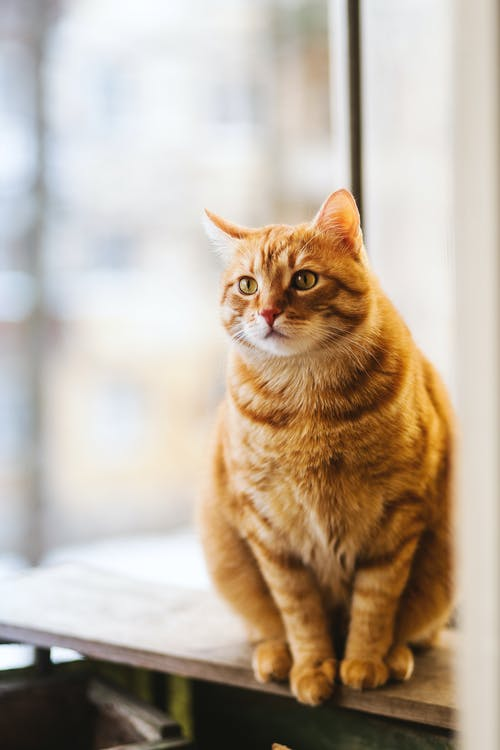
#> input picture cannyEdgeDetector/cat.jpeg, 500 x 750 px
$ jupyter execute cannyEdgeDetector.ipynb   (shell and % lines are left out)
#> lines starting #> are read from the running program, lines starting #| are printed output that depends on the picture
## Homework 2: Canny edge detector

The goal of the assignment is to implement a Canny edge detector. You should return the completed notebook, including answers and illustrations.

If you are using [anaconda](https://www.anaconda.com/distribution/) you will have necessary libraries, if not, you may need to install them.

[cell 1]
# Code by: Stephen Spivack
# Date: 03-09-22
# Email: ss7726@nyu.edu

import numpy as np
import matplotlib.pyplot as plt
import scipy.ndimage as ndimage #image processing library

# by default, the grayscale images are displayed with the jet colormap: use grayscale instead
plt.rcParams['image.cmap'] = 'gray'

def rgb2gray(rgb):
    r, g, b = rgb[:,:,0], rgb[:,:,1], rgb[:,:,2]
    gray = 0.2989 * r + 0.5870 * g + 0.1140 * b
    return gray

name = 'cat.jpeg'
img = plt.imread(name)
#> img is the input picture: shape (750, 500, 3); mean R, G, B 188.3, 174, 157.9
img = rgb2gray(img)
print('Image size:',np.shape(img))
#| Image size: (750, 500)
plt.figure(figsize=(8,8)) # this allows you to control the size of the displayed image
plt.imshow(img)
plt.title('Grayscaled image')
plt.show()

## Step 1:
a- Compute a binary image corresponding to thresholding the norm of the gradient. You may use the function `ndimage.gaussian_filter` to compute the derivative of gaussian filter (see [docs](https://docs.scipy.org/doc/scipy/reference/generated/scipy.ndimage.gaussian_filter.html)). Discuss the parameters (there are two) and their influence on the results.

[cell 2]
def compute_gradient(img,sigma,threshold=0):
    '''
    Inputs: input image, sigma and threshold parameter
    Outputs: g_norm - thresholded norm of the gradient, g_theta - gradient orientation
    '''
#> called with sigma = 1, threshold = 10
    # Compute gradient of Gaussian kernel and convolve in both directions of image:
    Ix = ndimage.gaussian_filter(img,sigma,order=(0,1))
    Iy = ndimage.gaussian_filter(img,sigma,order=(1,0))

    # Compute gradient norm:
    g_norm = np.sqrt(Ix**2 + Iy**2)

    # Note: thresholding norm of gradient only executed for non-zero threshold values!
    if threshold != 0:
        temp_ii, temp_jj = np.where(g_norm < threshold)
        g_norm[temp_ii, temp_jj] = 0

    # Compute orientation of gradient:
    g_theta = np.arctan2(Iy,Ix)

    # Return thresholded gradient norm and angle of orientation:
    return g_norm, g_theta

After defining `compute_gradient` we ran it on our input image (cat.jpeg, grayscaled) using a non-zero, positive threshold parameter and plotted the corresponding binary image. All pixel gradient magnitudes greater than or equal to the threshold parameter are passed; everything else is set to 0.

[cell 3]
# Select parameter values and run function:
sigma, threshold = 1, 10
g_norm,g_theta = compute_gradient(img, sigma, threshold)
print('Image size:',np.shape(g_norm))
#| Image size: (750, 500)
print('Sigma:',sigma)
print('Threshold:',threshold)

# Plot image:
plt.figure(figsize=(8,8))
plt.imshow(g_norm)
plt.title('Thresholded gradient magnitude')
plt.show()

In order to compute the remaining steps in the Canny algorithm (non-maximum suppression, double thresholding and hysteresis) we recomputed the output of `compute_gradient` without using the threshold parameter and plotted the corresponding image.

[cell 4]
# Select parameter values and run function:
sigma, threshold = 1, 0
g_norm,g_theta = compute_gradient(img, sigma, threshold)
print('Image size:',np.shape(g_norm))
#| Image size: (750, 500)
print('Sigma:',sigma)
print('Threshold:',threshold)

# Plot image:
plt.figure(figsize=(8,8))
plt.imshow(g_norm)
plt.title('Non-thresholded gradient magnitude')
plt.show()

To explore the effects of varying the sigma parameter, we plotted the image corresponding to sigma values [0.5,1,2,4]. From the plot we observe that sigma is largely responsible for selecting the resolution, or scale, of the image used to detect edges. Specifically, larger sigma values - which widen the size of Gaussian kernel - result in detecting more large-scale, high-level image features; smaller sigma values extract more fine-detailed, low-level image features. As such, the choice for the value of sigma presents a trade-off between localization and smoothing, or put another way, between local versus global image features.

[cell 5]
sigma = np.array([0.5,1,2,4])
threshold = 0
f, axarr = plt.subplots(1,len(sigma),figsize=(15,15))
for ii in range(len(sigma)):
    g_norm,g_theta = compute_gradient(img,sigma[ii],threshold)
    axarr[ii].imshow(g_norm)
print('Sigma values:',sigma)

The threshold parameter has a similar effect as sigma in that it selects the spatial resolution, or scale, of the image. Like above, we computed images corresponding to different threshold values [2,5,10,15]. For each image we clamped the value for sigma at 1. From the plot we observe that larger threshold values result in more salient image features corresponding to larger gradient magnitudes; smaller threshold values result in more fine-detailed edges found at smaller spatial resolutions.

[cell 6]
sigma = 1
threshold = np.array([2,5,10,15])
f, axarr = plt.subplots(1,len(threshold),figsize=(15,15))
for ii in range(len(threshold)):
    g_norm,g_theta = compute_gradient(img,sigma,threshold[ii])
    axarr[ii].imshow(g_norm)
print('Threshold values:',threshold)

## Step 2:
b- Write a function `nms(g_norm,g_theta)` which takes as input the gradient norm and direction and outputs a binary images with value 1 only for pixels that correspond to a maximum in the direction of the gradient.

[cell 7]
def non_max_suppression(g_norm, g_theta):
    '''
    Inputs: g_norm - thresholded norm of the gradient, g_theta - gradient orientation
    Outputs: Z - image processed with non-max supression
    '''
    # Convert to degrees:
    g_theta = g_theta * 180 / np.pi
    g_theta[g_theta < 0] += 180

    # Compute image dimensions:
    height, width = np.shape(g_norm)[0], np.shape(g_norm)[1]

    # Init Z as matrix of [height x width] zeros:
    Z = np.zeros((height,width))

    # Perform NMS algorithm:
    for ii in range(1,height-1):
        for jj in range(1, width-1):
            if (0 <= g_theta[ii,jj] < 22.5) or (157.5 <= g_theta[ii,jj] <= 180):
                temp = max(g_norm[ii,jj-1], g_norm[ii,jj+1])
            elif (22.5 <= g_theta[ii,jj] < 67.5):
                temp = max(g_norm[ii-1,jj-1], g_norm[ii+1,jj+1])
            elif (67.5 <= g_theta[ii,jj] < 112.5):
                temp = max(g_norm[ii-1,jj], g_norm[ii+1,jj])
            else:
                temp = max(g_norm[ii+1,jj-1], g_norm[ii-1,jj+1])
            if g_norm[ii,jj] >= temp:
                Z[ii,jj] = g_norm[ii,jj]
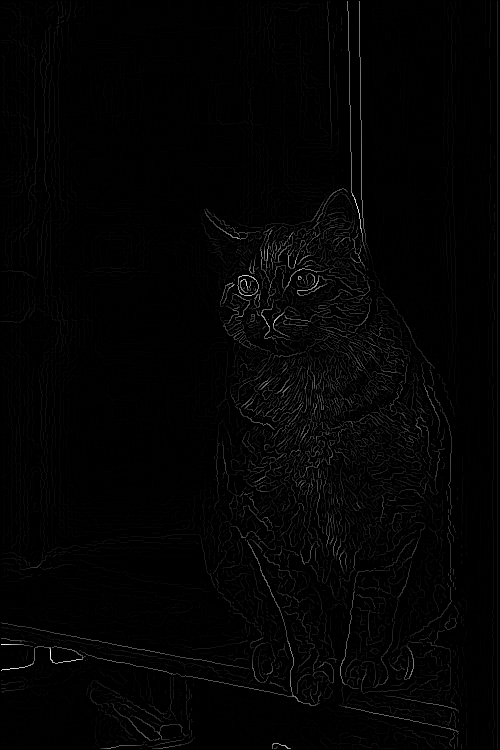
#> Z: shape (750, 500) float64; min 0, max 65.41, mean 0.9; drawn with min black and max white

    # Return output image Z:
    return Z

[cell 8]
# Recompute the gradient magnitudes without thresholding:
sigma, threshold = 1, 0
g_norm,g_theta = compute_gradient(img, sigma, threshold)

# Run NMS function:
Z = non_max_suppression(g_norm, g_theta)
print('Image size:',np.shape(Z))
#| Image size: (750, 500)

# Plot image:
plt.figure(figsize=(8,8))
plt.imshow(Z)
plt.title('Non-Max Suppression')
plt.show()

## Step 3:
c- Combine 'a' and 'b' to extract edges with a gradient norm larger than a given threshold.

[cell 9]
def threshold(img,highThreshold,lowThreshold):
    '''
    Inputs: img - image processed with non-max supression,
            highThreshold,lowThreshold - high and low threshold ratios
    Outputs: res - output image,
             weak, strong - pixel values assigned to weak and strong images
    '''
#> called with highThreshold = 10, lowThreshold = 5
    # Compute image dimensions:
    height, width = np.shape(img)[0], np.shape(img)[1]

    # Init res as matrix of [height x width] zeros:
    res = np.zeros((height,width))

    # Compute indices for strong, zero and weak edges:
    strongEdge_ii, strongEdge_jj = np.where(img >= highThreshold)
#> strongEdge_ii = 9353 values from 1 to 748; strongEdge_jj = 9353 values, max 458 at index 9133, min 1 at index 7428, mean 300.6
    zeros_ii, zeros_jj = np.where(img < lowThreshold)
    weakEdge_ii, weakEdge_jj = np.where((img <= highThreshold) & (img >= lowThreshold))
#> weakEdge_ii = 11622 values from 1 to 748; weakEdge_jj = 11622 values, max 497 at index 2, min 1 at index 2104, mean 320.6

    # Init pixel intensities for weak and strong parameters:
    weak, strong = 50, 255

    # Assign pixel intensities to strong, zero and weak indicies:
    res[strongEdge_ii, strongEdge_jj] = strong
    res[zeros_ii, zeros_jj ] = 0
    res[weakEdge_ii, weakEdge_jj] = weak

    # Return output:
    return res, weak, strong

[cell 10]
# Run function:
highThreshold = 10
lowThreshold = 5
res,weak,strong = threshold(Z,highThreshold,lowThreshold)
#> weak = 50; strong = 255

# Plot output:
plt.figure(figsize=(8,8))
plt.imshow(res)
plt.title('Double thresholded')
plt.show()

## Step 4:
d- Add the hysteresis thresholding to step 'c' to implement a function computing the Canny edges.

Here is one way to do the hysteresis thresholding. Apply step c with two thresholds $t_1 < t_2$. This yields a set of "strong pixels" (large threshold) and "weak pixels" (small threshold). Initialize a list of edge pixels by including only the set of strong pixels. For each pixel in this list, check if its neighboors are weak pixels. If they are, add them to the list of pixels to visit.

[cell 11]
def hysteresis(img, weak, strong):
    '''
    Inputs: res - thresholded NMS image,
    weak, strong - pixel values assiged to weak and strong images

    Outputs: img - result after hysteresis
    '''
#> called with weak = 50, strong = 255
    # Compute image dimensions:
    height, width = np.shape(img)[0], np.shape(img)[1]

    # Compute hysteresis algorithm:
    for ii in range(1,height-1):
        for jj in range(1, width-1):
            if (img[ii,jj] == weak):
                if strong in [img[ii+1,jj-1],img[ii+1,jj],img[ii+1,jj+1],img[ii,jj-1],
                              img[ii,jj+1],img[ii-1,jj-1],img[ii-1,jj],img[ii-1,jj+1]]:
                    img[ii,jj] = strong
                else:
                    img[ii,jj] = 0
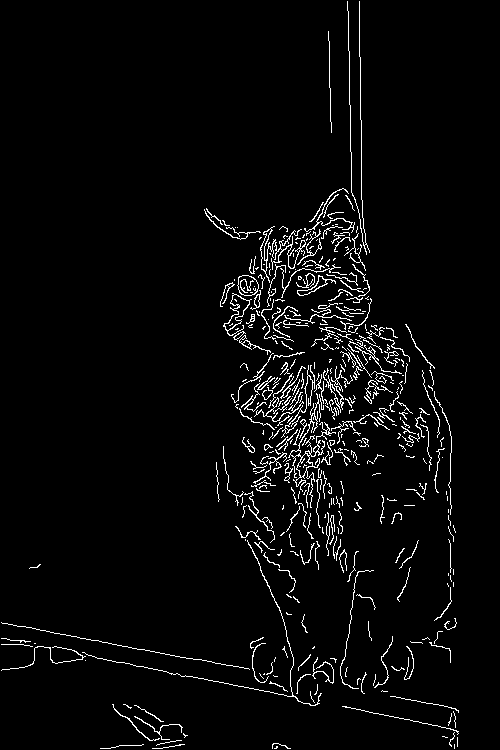
#> img: shape (750, 500) float64; 3.6% white in thin lines or dots

    # Return output:
    return img

[cell 12]
# Run function:
weak, strong = 50, 255
final_result = hysteresis(res,weak,strong)

# Plot output:
plt.figure(figsize=(8,8))
plt.imshow(final_result)
plt.title('Hysteresis')
plt.show()

## Step 5:
e- Run your code on at least four images of your own choosing. Use different parameters and comment on their effects.

[cell 13]
# Manually enter parameters for each image:
sigma=np.array([1.5,2,1,2])
lowThreshold=np.array([3,5,4,4])
highThreshold=np.array([6,10,8,8])
weak=50
strong=255

# Get file name for each image:
import os
os.chdir('images')
files = os.listdir()

# Run Canny on each image and plot the output:
for ii in range(len(files)):

    # Select image and grayscale it:
    img = plt.imread(files[ii])
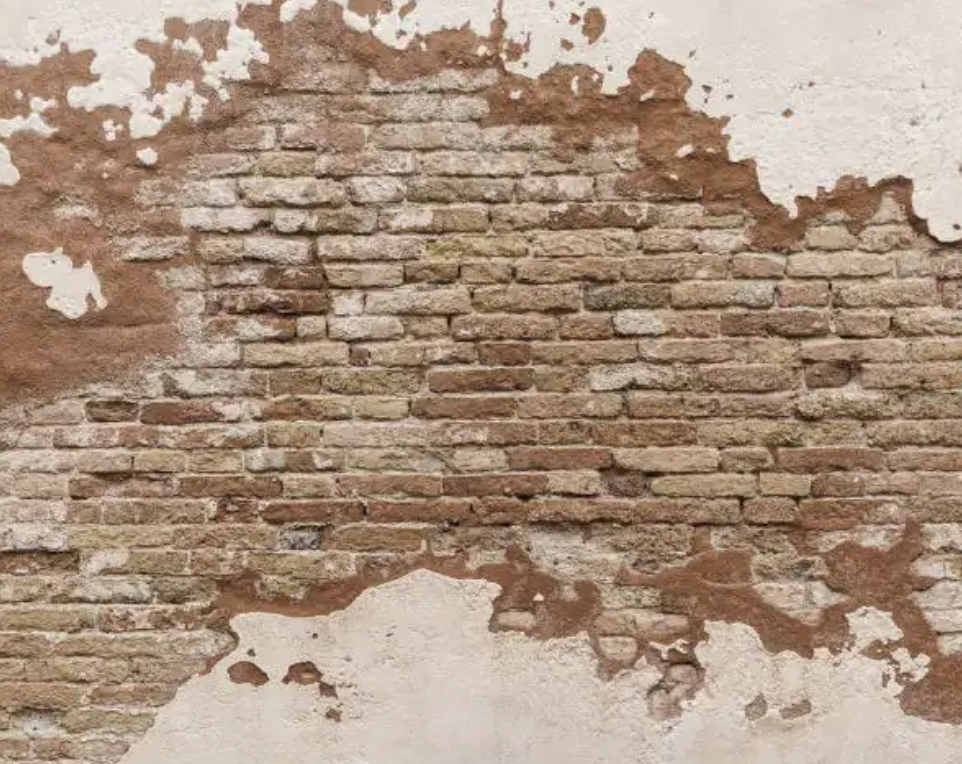
#> input picture cannyEdgeDetector/images/bricks.jpeg, 962 x 764 px
#> img is the input picture: shape (764, 962, 4) float32; mean R, G, B, A 0.668, 0.58, 0.505, 1
    img = rgb2gray(img)
#> in rgb2gray (call 2), `r, g, b = rgb[:,:,0], rgb[:,:,1], rgb[:,:,2]`:
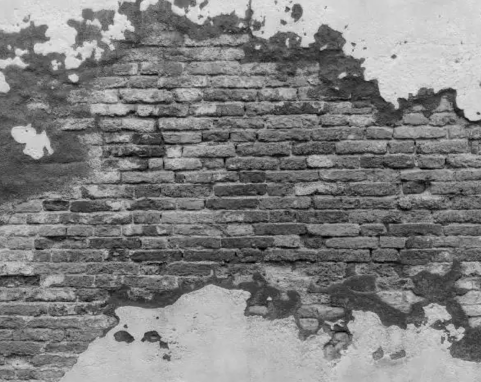
#> b: shape (764, 962) float32 (shown at 1/2 size); min 0.00392, max 0.937, mean 0.504

    # Step 1: compute gradient and orientation
    gradientMat, thetaMat = compute_gradient(img,sigma[ii])
#> in compute_gradient (call 12), `Iy = ndimage.gaussian_filter(img,sigma,order=(1,0))`:
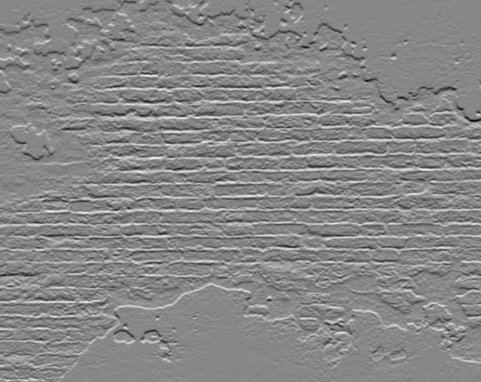
#> Iy: shape (764, 962) float32 (shown at 1/2 size); min -0.151, max 0.133, mean -7.4e-05; drawn with min black and max white

    # Step 2: NMS
    nonMaxImg = non_max_suppression(gradientMat,thetaMat)
#> in non_max_suppression (call 2), `g_theta[g_theta < 0] += 180`:
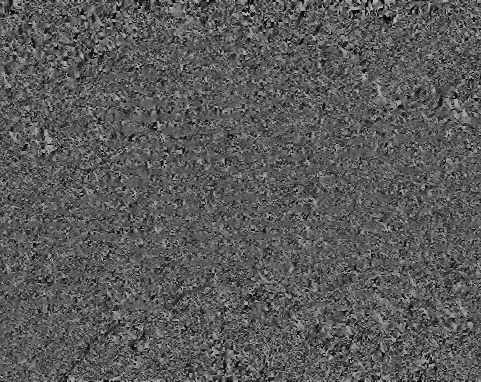
#> g_theta: shape (764, 962) float32 (shown at 1/2 size); min 0, max 180, mean 90.4
#> after the loop in non_max_suppression (call 2), `for ii in range(1,height-1):`:
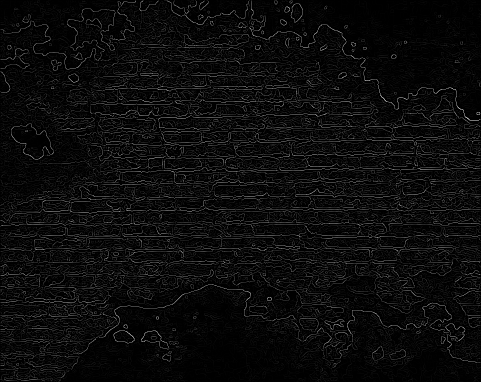
#> Z: shape (764, 962) float64 (shown at 1/2 size); min 0, max 0.157, mean 0.00715; drawn with min black and max white

    # Step 3: double threshold
    thresholdImg, weak, strong = threshold(nonMaxImg,highThreshold[ii],lowThreshold[ii])
#> thresholdImg: shape (764, 962) float64; every value is 0

    # Step 4: hysteresis
    img_final = hysteresis(thresholdImg, weak, strong)

    # Plot original image:
    plt.figure(figsize=(8, 8))
    plt.imshow(plt.imread(files[ii]))
    plt.title(files[ii])
    plt.show()

    # Plot Canny image:
    plt.figure(figsize=(8, 8))
    plt.imshow(img_final) # canny image
    plt.show()
#> pass 2 of the loop `for ii in range(len(files)):`:
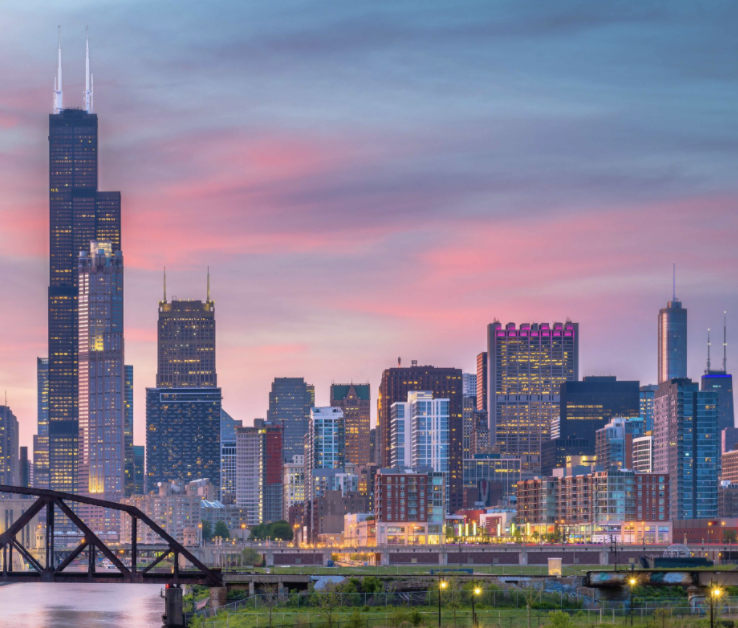
#> input picture cannyEdgeDetector/images/chicago.jpeg, 738 x 628 px
#> img is the input picture: shape (628, 738, 4) float32; mean R, G, B, A 0.517, 0.49, 0.574, 1
#> r: shape (628, 738) float32
#> g: shape (628, 738) float32
#> b: shape (628, 738) float32
#> gray: shape (628, 738) float32
#> Ix: shape (628, 738) float32
#> Iy: shape (628, 738) float32
#> in non_max_suppression (call 3), `g_theta[g_theta < 0] += 180`:
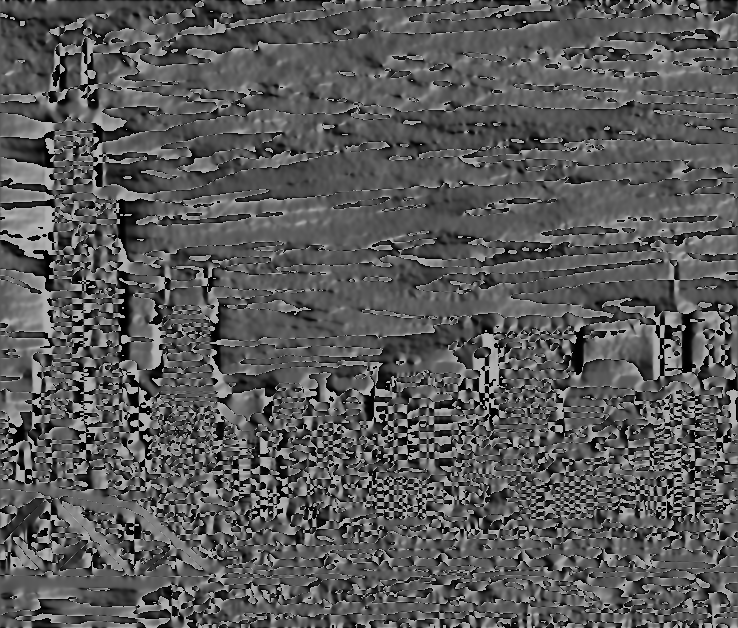
#> g_theta: shape (628, 738) float32; min 1.53e-05, max 180, mean 89.1
#> after the loop in non_max_suppression (call 3), `for ii in range(1,height-1):`:
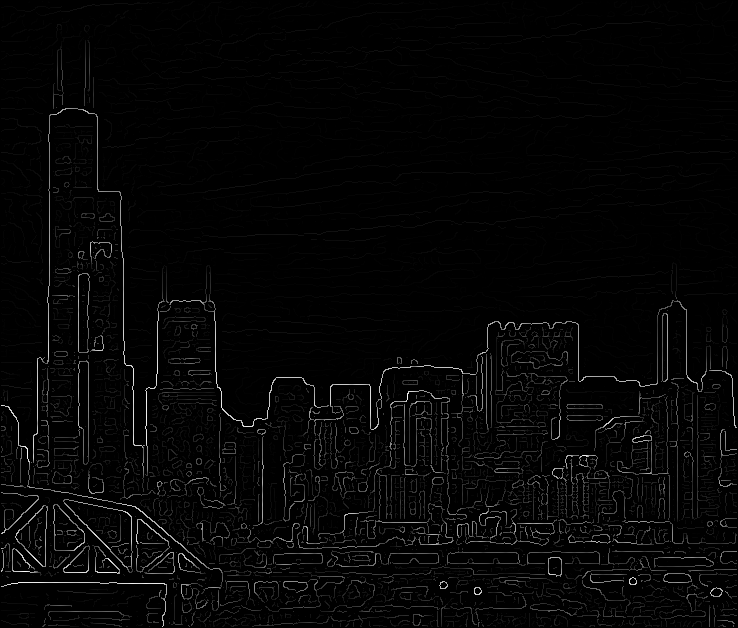
#> Z: shape (628, 738) float64; min 0, max 0.108, mean 0.00246; drawn with min black and max white

os.chdir('..')
